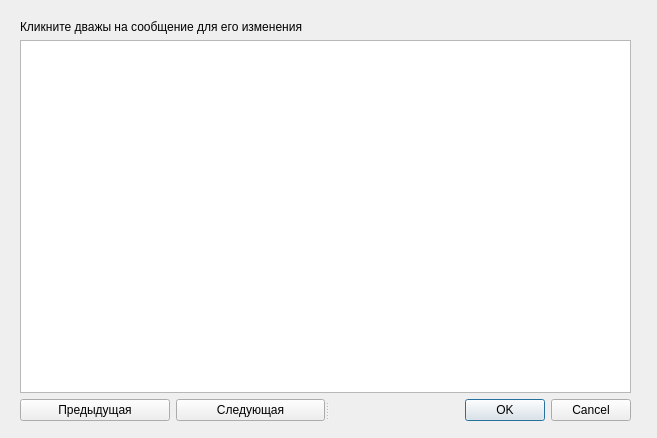
<?xml version="1.0" encoding="UTF-8"?>
<ui version="4.0">
 <class>windowEditMsgList</class>
 <widget class="QWidget" name="windowEditMsgList">
  <property name="geometry">
   <rect>
    <x>0</x>
    <y>0</y>
    <width>657</width>
    <height>438</height>
   </rect>
  </property>
  <property name="windowTitle">
   <string>Form</string>
  </property>
  <property name="styleSheet">
   <string notr="true"/>
  </property>
  <widget class="QWidget" name="layoutWidget">
   <property name="geometry">
    <rect>
     <x>20</x>
     <y>20</y>
     <width>611</width>
     <height>401</height>
    </rect>
   </property>
   <layout class="QVBoxLayout" name="verticalLayout">
    <item>
     <widget class="QLabel" name="label">
      <property name="minimumSize">
       <size>
        <width>0</width>
        <height>13</height>
       </size>
      </property>
      <property name="styleSheet">
       <string notr="true">font: 11pt &quot;MS Shell Dlg 2&quot;;
</string>
      </property>
      <property name="text">
       <string>Кликните дважы на сообщение для его изменения</string>
      </property>
     </widget>
    </item>
    <item>
     <widget class="QTableWidget" name="tableWidget"/>
    </item>
    <item>
     <widget class="QSplitter" name="splitter">
      <property name="orientation">
       <enum>Qt::Horizontal</enum>
      </property>
      <widget class="QWidget" name="layoutWidget">
       <layout class="QHBoxLayout" name="horizontalLayout">
        <item>
         <widget class="QPushButton" name="pushButton">
          <property name="text">
           <string>Предыдущая</string>
          </property>
         </widget>
        </item>
        <item>
         <widget class="QPushButton" name="pushButton_2">
          <property name="text">
           <string>Следующая</string>
          </property>
         </widget>
        </item>
       </layout>
      </widget>
      <widget class="QDialogButtonBox" name="buttonBox">
       <property name="standardButtons">
        <set>QDialogButtonBox::Cancel|QDialogButtonBox::Ok</set>
       </property>
      </widget>
     </widget>
    </item>
   </layout>
  </widget>
 </widget>
 <resources/>
 <connections/>
</ui>
